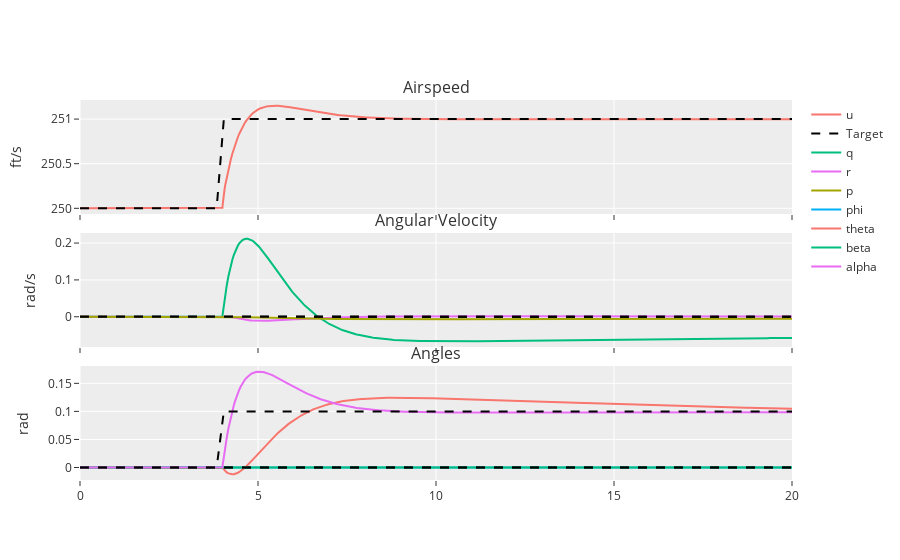

Notebook cell for this chart:
### Code cell
p.plot(res.t, res.y[1:], [[0 for _t in res.t] for i in range(4)], flat=True, target=(time_vect, target_pos), input_=False)
